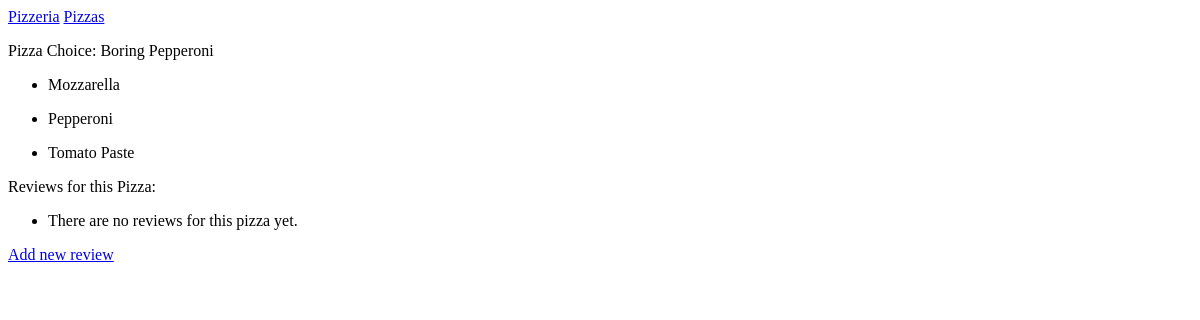
The app's page /pizza_choices/1/, older data.
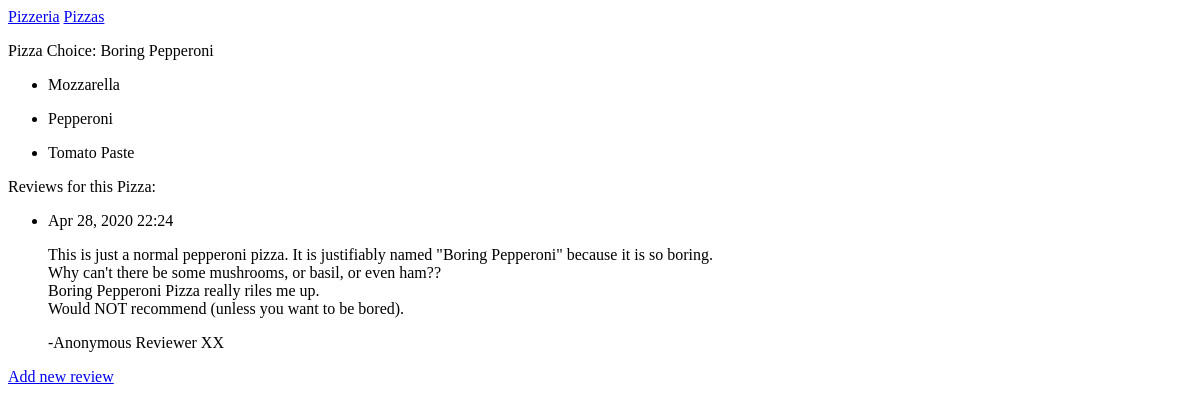
The same page, newer data.
### pizzas/models.py (models this page shows, shortened)
class Topping(models.Model):
    pizza = models.ForeignKey(Pizza, on_delete=models.CASCADE)
    name = models.CharField(max_length=50) # Toppings shouldn't be longer than 50 characters
    date_added = models.DateTimeField(auto_now_add=True)
    class Meta:
        verbose_name_plural = 'toppings'

class Review(models.Model):
    pizza = models.ForeignKey(Pizza, on_delete=models.CASCADE)
    review = models.TextField()
    date_added = models.DateTimeField(auto_now_add=True)
    class Meta:
        verbose_name_plural = 'reviews'

### pizzas/views.py (the view)
# urls.py: path('pizza_choices/<int:pizza_id>/', views.pizza_choice, name='pizza_choice'),
def pizza_choice(request, pizza_id):
    pizza_choice = Pizza.objects.get(id=pizza_id)
    toppings = pizza_choice.topping_set.order_by('name')
    reviews = pizza_choice.review_set.order_by("-date_added")
    context = {'pizza_choice':pizza_choice, 'toppings':toppings, 'reviews':reviews}
    return render(request, 'pizzas/pizza_choice.html', context)

### pizzas/models.py (called while the page is built)
    def __str__(self):
        return self.name

### pizzas/templates/pizzas/pizza_choice.html
{% extends "pizzas/base.html" %}
{% block content %}
    <p>Pizza Choice: {{ pizza_choice }}</p>
    <ul>
        {% for topping in toppings %}
        <li>
            <p>{{ topping.name|linebreaks }}</p>
        </li>
        {% empty %}
            <li>There are no toppings for your pizza choice yet.</li>
        {% endfor %}
    </ul>
    <p>Reviews for this Pizza:</p>
    <ul>
        {% for review in reviews %}
        <li>
            <p>{{ review.date_added|date:'M d, Y H:i' }} </p>
            <p>{{ review.review|linebreaks }} </p>
        </li>
        {% empty %}
            <li> There are no reviews for this pizza yet.</li>
        {% endfor %}
    </ul>
    <p>
        <a href="{% url 'pizzas:new_review' pizza_choice.id %}">Add new review</a>
    </p>
    {% endblock content %}

Row changes from the older to the newer data that the page shows:
added Review: date_added "Apr 28, 2020 22:24", review "This is just a normal pepperoni pizza. It is justifiably named \"Boring Pepperoni\" because it is so boring. Why can't there be some mushrooms, or basil, or even ham?? Boring Pepperoni Pizza really riles me up. Would NOT recommend (unless you want to be bored). -Anonymous Reviewer XX"
Text that changed along with them:
text no longer shown: "There are no reviews for this pizza yet."
